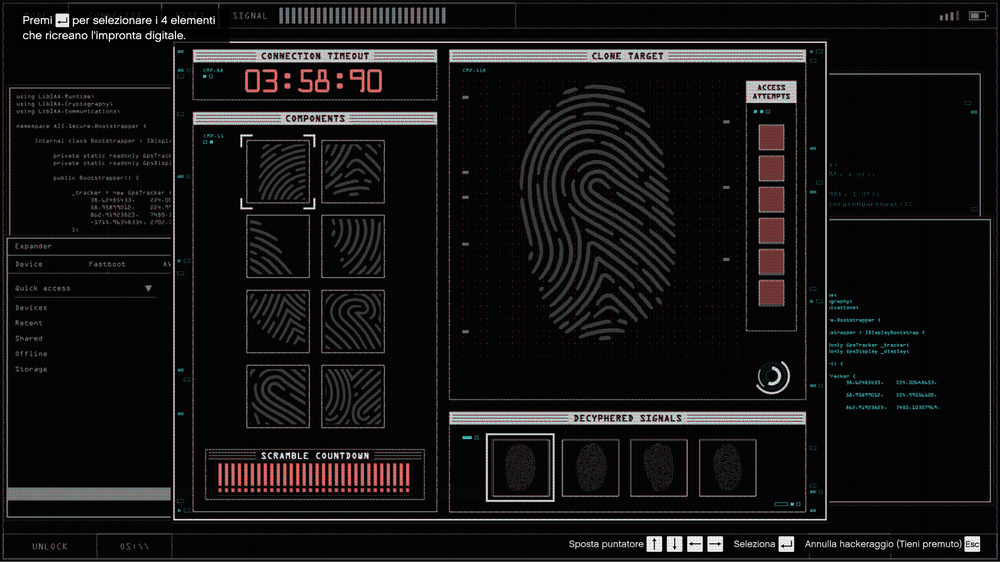
#> input picture tools/screenshot/exampleScreen.png, 1000 x 562 px, shrunk from 2560 x 1440 before the run
$ python roi.py
#> lines starting #> are read from the running program, lines starting #| are printed output that depends on the picture; after the words box and inside, x2 and y2 are one past the last pixel; in counts of white or black regions, pixels touching at a corner belong together
### shared/modules/utils.py
import os
import sys

def resource_path(script_file, path):
    if os.path.isabs(path):
        return path

    if getattr(sys, 'frozen', False) and hasattr(sys, '_MEIPASS'):
        base_path = os.path.dirname(sys.executable)
        clean_path = path.removeprefix('../').removeprefix('./')
        return os.path.normpath(os.path.join(base_path, clean_path))

    else:
        base_path = os.path.dirname(os.path.abspath(script_file))

    full_path = os.path.normpath(os.path.join(base_path, path))
    return full_path

### tools/roi.py
import cv2
import json
import os
import argparse
import sys

SCRIPT_DIR = os.path.dirname(os.path.abspath(__file__))
sys.path.append(os.path.abspath(os.path.join(SCRIPT_DIR, "..")))
from shared.modules.utils import resource_path

OVERLAY_ROI_FILE = resource_path(__file__, "../overlay/config/ROIs/fingerprint_rois.json")
DEFAULT_EXAMPLE = resource_path(__file__, "screenshot/exampleScreen.png")

class MultiROISelector:
    def __init__(self, image_path, n_solutions=8, output_path=None):
#> called with image_path = 'tools/screenshot/exampleScreen.png', n_solutions = 8
        image_path = resource_path(__file__, image_path)
        output_path = resource_path(__file__, output_path) if output_path else OVERLAY_ROI_FILE
        if not os.path.exists(image_path):
            raise FileNotFoundError(f"File '{image_path}' not found")
        self.image_path = image_path  # Store the image path
        self.image = cv2.imread(image_path)
#> self.image is the input picture: shape (562, 1000, 3); mean B, G, R 19.8, 19.4, 20.7
        if self.image is None:
            raise ValueError(f"Failed to load image '{image_path}'")
        self.orig_image = self.image.copy()
        self.image_height, self.image_width = self.image.shape[:2]
#> self.image_height = 562; self.image_width = 1000
        self.n_solutions = n_solutions
        self.output_path = output_path or OVERLAY_ROI_FILE
        self.boxes = []
        self.fingerprint_box = None
        self.current_start = None
        self.current_end = None
        self.mode = "fingerprint"
        self.solution_idx = 0

    # [34 lines left out: function mouse_callback, not called in this run]

    def run(self):
        print(f"🎯 GTA V Fingerprint ROI Calibration Tool")
        print("=" * 50)
        print(f"🖼️  Loading image: {os.path.basename(self.image_path)}")  # Fixed: use self.image_path
        print(f"📏 Image size: {self.image_width}x{self.image_height}")
#| 📏 Image size: 1000x562
        print(f"🎯 Need to mark: 1 fingerprint + {self.n_solutions} solutions")
        print(f"📂 Output will save to: {self.output_path}")
        print("🖱️  Click and drag to select regions. Press 'r' to reset, 's' to save, 'q' to quit.\n")

        cv2.namedWindow("Mark ROIs", cv2.WINDOW_NORMAL)
        cv2.setMouseCallback("Mark ROIs", self.mouse_callback)

        while True:
            display = self.orig_image.copy()
            # Draw approved ROIs
            if self.fingerprint_box:
                a = self.fingerprint_box['absolute']
                cv2.rectangle(display, (a['x'], a['y']), (a['x']+a['w'], a['y']+a['h']), (0,255,0), 2)
                cv2.putText(display, 'Fingerprint', (a['x'], max(0, a['y']-7)), cv2.FONT_HERSHEY_SIMPLEX, 0.7, (0,255,0), 2)
            for i, box in enumerate(self.boxes):
                a = box['absolute']
                cv2.rectangle(display, (a['x'], a['y']), (a['x']+a['w'], a['y']+a['h']), (255,0,0), 2)
                cv2.putText(display, f'SOL {i+1}', (a['x'], max(0, a['y']-7)), cv2.FONT_HERSHEY_SIMPLEX, 0.7, (255,0,0), 2)
            # Draw current drag box
            if self.current_start and self.current_end:
                cv2.rectangle(display, self.current_start, self.current_end, (0, 255, 255), 2)
            # Status text
            if self.mode == "fingerprint":
                msg = "Draw box around LARGE FINGERPRINT (Left click, drag, release)"
            elif self.solution_idx < self.n_solutions:
                msg = f"Draw box for SOLUTION {self.solution_idx+1} (Left click, drag, release)"
            else:
                msg = "Press 's' to save, 'q' to quit"
            cv2.putText(display, msg, (10, display.shape[0]-16), cv2.FONT_HERSHEY_SIMPLEX, 0.7, (255, 255, 0), 2)
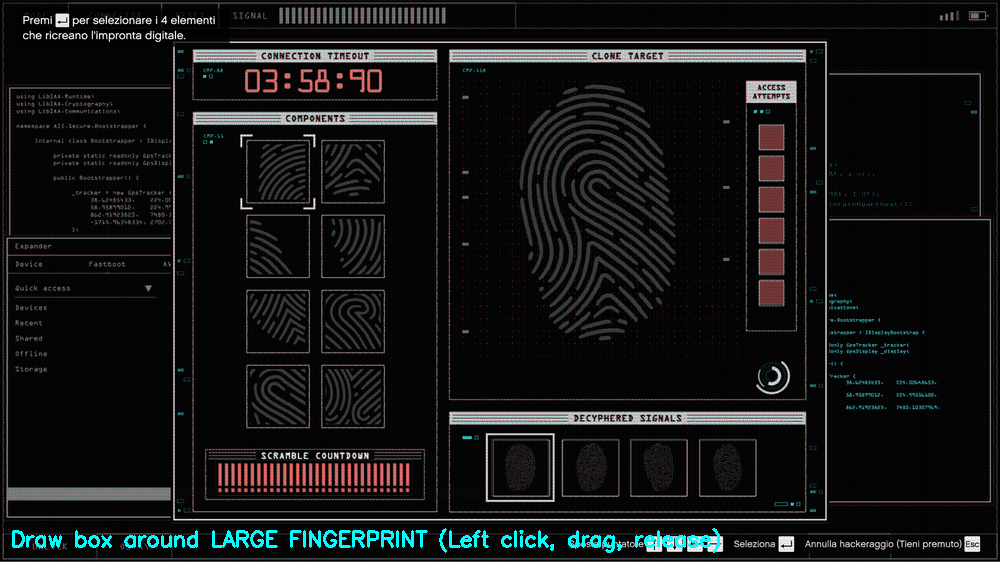
#> display: shape (562, 1000, 3); 0.86% of pixels changed, all inside (x1, y1, x2, y2) = (12, 528, 720, 553)
            cv2.imshow("Mark ROIs", display)
            key = cv2.waitKey(1) & 0xFF
#> (key q is pressed here)
            # Save and quit logic
            if key == ord('q'):
                print("❌ Quit without saving.")
                break
            elif key == ord('s') and self.fingerprint_box and self.solution_idx == self.n_solutions:
                self.save_rois()
                print("💾 ROIs saved successfully!")
                break
            elif key == ord('r'):  # Reset
                self.fingerprint_box = None
                self.boxes = []
                self.mode = "fingerprint"
                self.solution_idx = 0
                print("🔄 Reset all ROIs")
        cv2.destroyAllWindows()
        return self.fingerprint_box, self.boxes

    # [10 lines left out: function save_rois, not called in this run]

if __name__ == "__main__":
    parser = argparse.ArgumentParser(
        description="🎯 GTA V ROI Calibration Tool - Select a screenshot for ROI marking.",
        epilog="Examples:\n"
               "  python roi.py\n"
               "  python roi.py --image my_screenshot.png\n"
               "  python roi.py --image screenshot.png --output custom_rois.json",
        formatter_class=argparse.RawDescriptionHelpFormatter
    )
    parser.add_argument(
        "-i", "--image",
        type=str,
        default=DEFAULT_EXAMPLE,
        help="🖼️  Path to fingerprint minigame screenshot (default: tools/screenshot/exampleScreen.png)"
    )
    parser.add_argument(
        "-o", "--output",
        type=str,
        default=OVERLAY_ROI_FILE,
        help="📂 Output path for ROI JSON file (default: ../overlay/config/ROIs/fingerprint_rois.json)"
    )
    args = parser.parse_args()

    image_path = os.path.abspath(args.image)
    output_path = os.path.abspath(args.output)

    print(f"📂 Using screenshot: {resource_path(__file__, image_path)}")
    print(f"💾 Will save ROIs to: {resource_path(__file__, output_path)}")

    if not os.path.exists(resource_path(__file__, image_path)):
        print(f"❌ Screenshot not found: {resource_path(__file__, image_path)}")
        print("📝 Please provide a valid screenshot with --image or place one in tools/screenshot/")
        exit(1)

    selector = MultiROISelector(image_path, output_path=output_path)
    fingerprint_box, solution_boxes = selector.run()

    if fingerprint_box and solution_boxes:
        print(f"\n🎉 Calibration completed!")
        print(f"📊 Fingerprint region: {fingerprint_box['relative']}")
        for i, sol in enumerate(solution_boxes):
            print(f"📊 Solution {i+1}: {sol['relative']}")
        print("✨ Your overlay app will now use the new calibration!")
    else:
        print("\n⚠️  Calibration incomplete or cancelled.")
